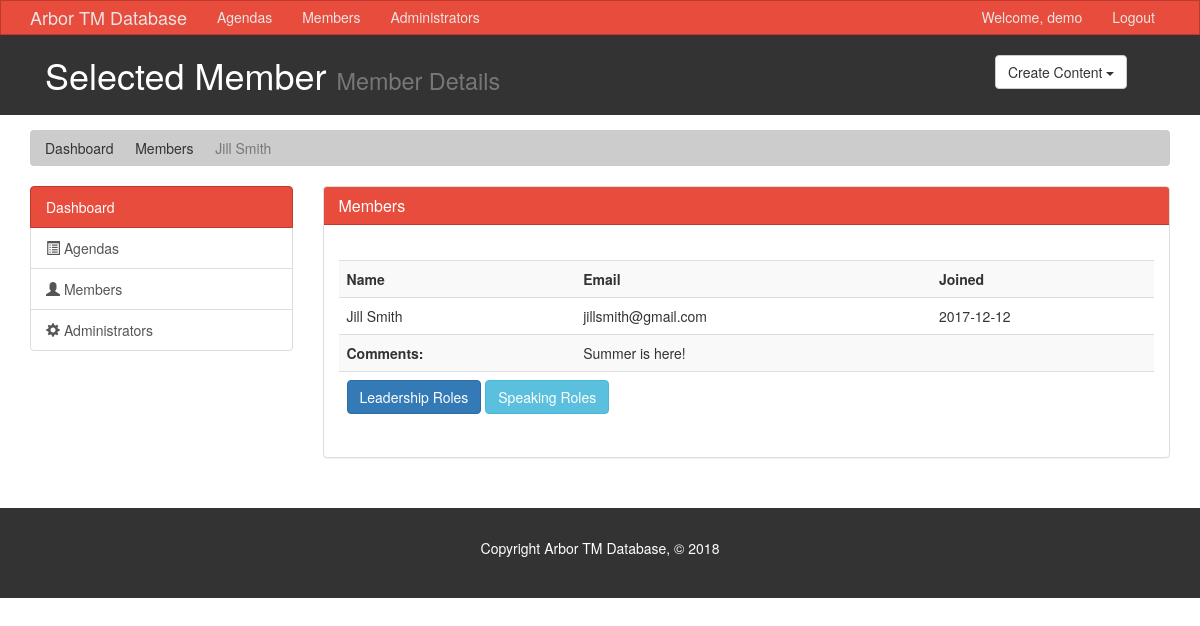
Screenshot of /members/show.php (signed in) with the database file from the repository.
### tables this page shows
CREATE TABLE member (
  member_id INT(11) NOT NULL AUTO_INCREMENT,
  member_name_first VARCHAR(30) NOT NULL,
  member_name_last VARCHAR(30) NOT NULL,
  member_email VARCHAR(60) NOT NULL,
  member_join DATE,
  member_comments TEXT,
    CONSTRAINT member_id_pk PRIMARY KEY (member_id),
    CONSTRAINT member_email_uk UNIQUE (member_email)
);

### private/query_functions.php (called while the page is built, shortened)
<?php
  function find_member_by_id($memberID) {
    global $db;
    $sql = "SELECT * FROM member ";
    $sql .= "WHERE member_id='" . $memberID . "'";
    $result = mysqli_query($db, $sql);
    $member = mysqli_fetch_assoc($result);
    return $member;
  }
?>

### public/members/show.php (the view, shortened to what this page needs)
<?php include(SHARED_PATH . '/header.php'); ?>
<?php
  $memberID = $_GET['member_id'] ?? '1';
  $member = find_member_by_id($memberID);
?>
<section id="breadcrumb">
  <div class="container">
    <ol class="breadcrumb">
      <li><a href="<?php echo WWW_ROOT; ?>">Dashboard</a></li>
      <li><a href="<?php echo WWW_ROOT . '/members'; ?>">Members</a></li>
      <li class="active"><?php echo htmlspecialchars($member['member_name_first']) . ' ' . htmlspecialchars($member['member_name_last']) ; ?></li>
    </ol>
  </div>
</section>
<section id="main">
  <div class="container">
     <div class="row">
       <?php include(SHARED_PATH . '/sidebar.php'); ?>
       <div class="col-md-9">
         <div class="panel panel-default">
           <div class="panel-heading main-color-bg">
             <h3 class="panel-title">Members</h3>
           </div>
           <div class="panel-body">
            <table class="table table-striped table-hover">
              <tr>
                <th>Name</th>
                <th>Email</th>
                <th>Joined</th>
              </tr>
              <tr>
                <td><?php echo htmlspecialchars($member['member_name_first']) . ' ' . htmlspecialchars($member['member_name_last']) ; ?></td>
                <td><?php echo htmlspecialchars($member['member_email']); ?></td>
                <td><?php echo htmlspecialchars($member['member_join']); ?></td>
              </tr>
              <tr>
                <th>Comments:</th>
                <td colspan="2"><?php echo htmlspecialchars($member['member_comments']); ?></td>
              </tr>
              <tr>
                <td colspan="3">
                  <a class="btn btn-primary" href="<?php echo WWW_ROOT . '/members/leadership.php?member_id=' . htmlspecialchars(urlencode($member['member_id'])); ?>">Leadership Roles</a>
                  <a class="btn btn-info" href="<?php echo WWW_ROOT . '/members/speaker.php?member_id=' . htmlspecialchars(urlencode($member['member_id'])); ?>">Speaking Roles</a>
                </td>
              </tr>
            </table>
          </div>
        </div>
      </div>
    </div>
  </div>
</section>
<?php include(SHARED_PATH . '/footer.php');?>

### public/css/style.css (style rules this page uses)
:root { --bg-color: #f4f4f4; }
.main-color-bg { background-color: #e74c3c !important; border-color: #c0392b !important; color:#ffffff !important; }
.breadcrumb { background: #cccccc; color:#333333; }
.breadcrumb a { color:#333333; }

### rows the page displays
member: member_name_first "Jill", member_name_last "Smith", member_email "jillsmith@gmail.com", member_join "2017-12-12", member_comments "Summer is here!"

### other values shown
$_SESSION['username'] "demo"
$pageTitle "Selected Member"
$pageSubtitle "Member Details"
